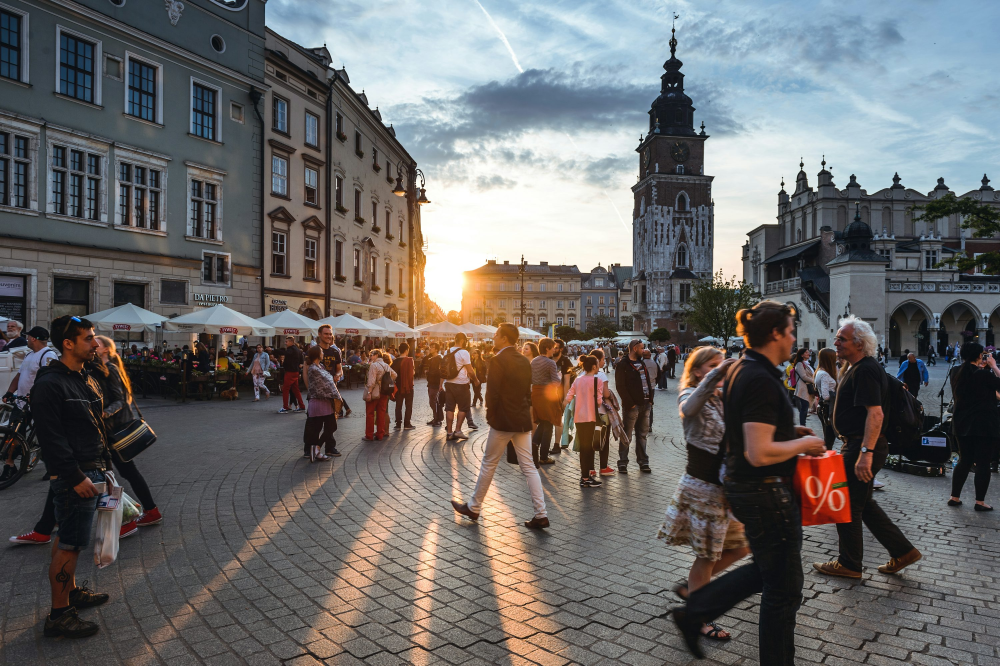
#> input picture computer vision/image_processing_with_OpenCV/data/pedestrians.jpeg, 3000 x 1997 px (shown at 1/3 size)
$ jupyter execute HOG.ipynb   (text cells are left out)
#> lines starting #> are read from the running program, lines starting #| are printed output that depends on the picture; after the words box and inside, x2 and y2 are one past the last pixel; in counts of white or black regions, pixels touching at a corner belong together; pictures that were not available may be replaced by others from this repository, and a replacement may not be noted
[cell 1]
import cv2
import os
import numpy as np
from imutils.object_detection import non_max_suppression

[cell 2]
os.chdir('./data')

[cell 3]
hog = cv2.HOGDescriptor()

hog.setSVMDetector(cv2.HOGDescriptor_getDefaultPeopleDetector())

[cell 4]
img = cv2.imread('pedestrians.jpeg')
#> img is the input picture: shape (1997, 3000, 3); mean B, G, R 104, 104.4, 106.1

img = cv2.resize(img,(780,840))
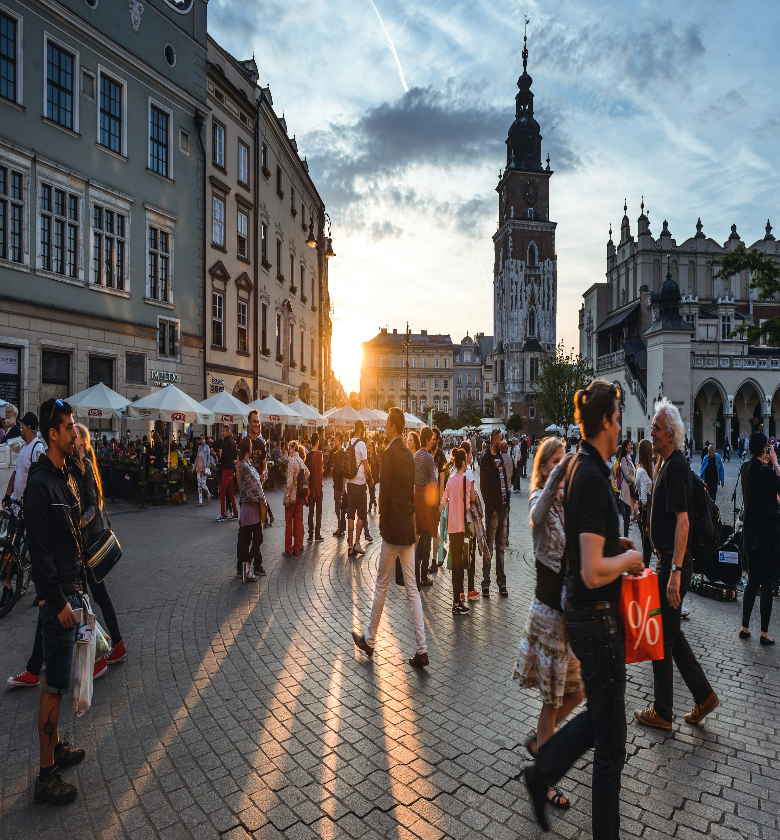
#> img: shape (840, 780, 3); mean B, G, R 103.9, 104.3, 106

(bounding_boxs, weights) = hog.detectMultiScale(img,winStride=(4,4),padding=(8,8),scale=1.05) # img, stride "for kernel" , padding "for kernel", scale "for image pyramid"
#> bounding_boxs = [[191, 405, 69, 138], [518, 408, 71, 142], [316, 414, 81, 162], [210, 445, 79, 158], [259, 428, 74, 147], [670, 345, 81, 161], [55, 492, 95, 191], [538, 420, 98, 196], [177, 351, 100, 200]]; weights = [1.13, 0.884, 0.619, 1.41, 0.382, 0.395, 0.632, 0.698, 0.51]

for (x,y,w,h) in bounding_boxs:
    cv2.rectangle(img,(x,y),(x+w,y+h),(0,0,255),2)
#> this loop made 9 passes
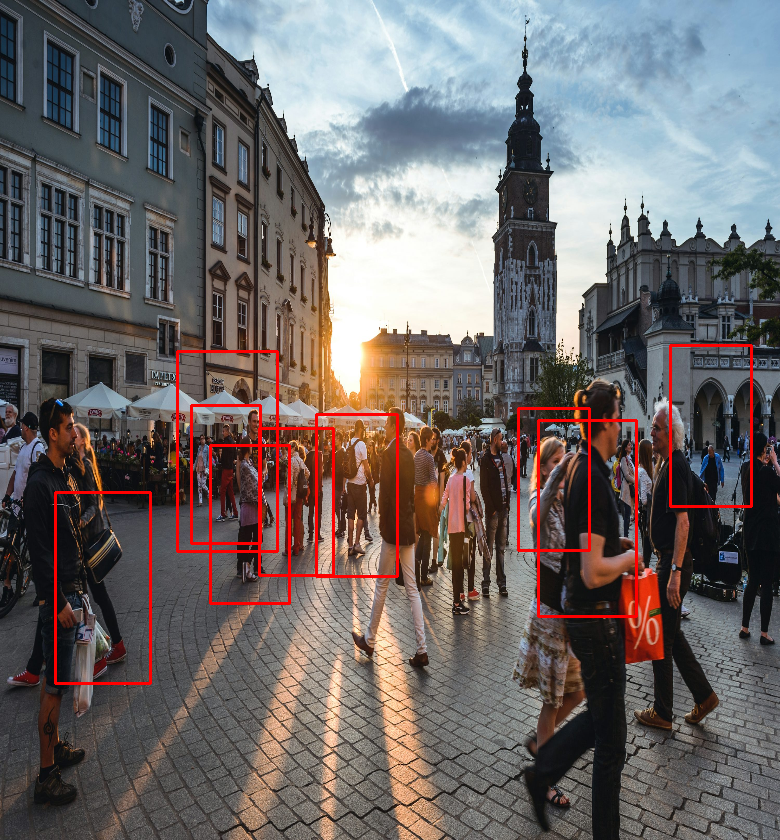
#> img: shape (840, 780, 3); 1.99% of pixels changed, all inside (x1, y1, x2, y2) = (54, 344, 753, 685)


cv2.imshow('img',img)
cv2.waitKey(0)
cv2.destroyAllWindows()

[cell 5]
cap = cv2.VideoCapture('2.avi')
fourcc = cv2.VideoWriter_fourcc(*'XVID')
#> fourcc = 1145656920

while cap.isOpened():
    ret, frame = cap.read()
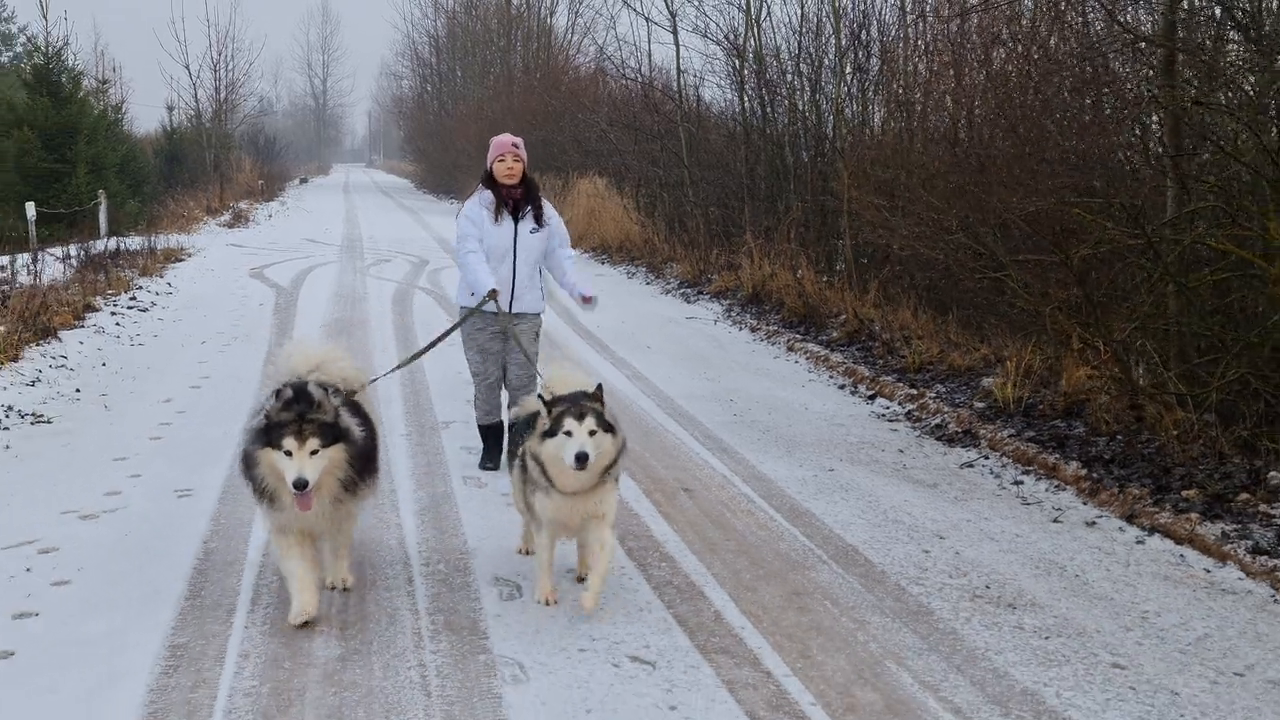
#> input picture frame 25 of computer vision/Projects/Tracking_and_Detection_using_YOLO/test.mp4, 1280 x 720 px, given in place of 2.avi, which was not available
#> frame is the input picture: shape (720, 1280, 3); mean B, G, R 123.8, 119.5, 120

    if not ret:
        break

    frame = cv2.resize(frame, (640, 640))  # Adjust as needed
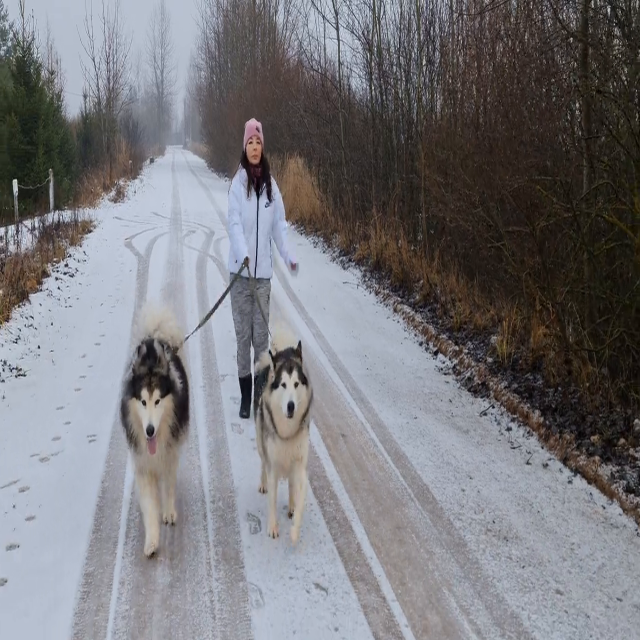
#> frame: shape (640, 640, 3); mean B, G, R 123.7, 119.4, 119.9

    (bounding_boxs, weights) = hog.detectMultiScale(frame,winStride=(4,4),padding=(8,8),scale=1.05)
#> bounding_boxs = [[224, 327, 127, 253], [71, 292, 155, 310]]; weights = [0.672, 0.303]

    # if i draw the rectangle now it will show some week rectangles on each person we should remove them first with non_max_suppression
    # for (x,y,w,h) in bounding_boxs:
    #     cv2.rectangle(frame,(x,y),(x+w,y+h),(0,255,0),2)

    bounding_boxs = np.array([[x,y,x+w,y+h] for (x,y,w,h) in bounding_boxs])
#> bounding_boxs = [[224, 327, 351, 580], [71, 292, 226, 602]]

    selected_box = non_max_suppression(bounding_boxs)
#> selected_box = [[71, 292, 226, 602], [224, 327, 351, 580]]

    for (x,y,w,h) in selected_box:
        cv2.rectangle(frame,(x,y),(w,h),(0,255,0),2)
#> this loop made 2 passes
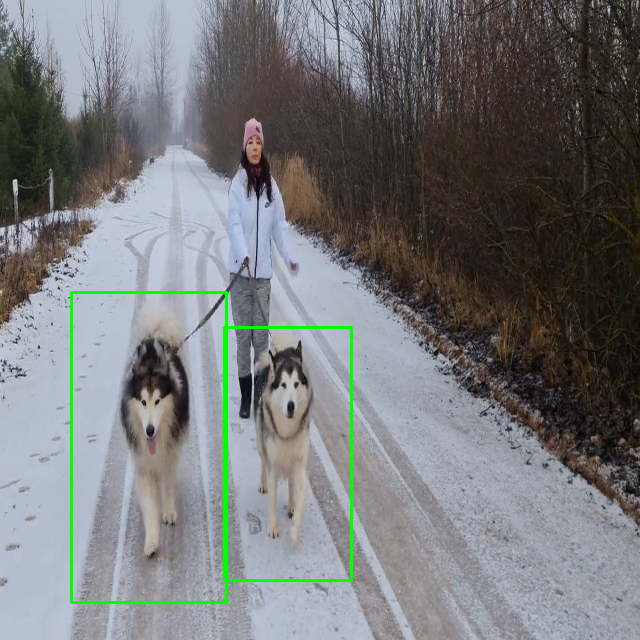
#> frame: shape (640, 640, 3); 1.17% of pixels changed, all inside (x1, y1, x2, y2) = (70, 291, 353, 604)

    cv2.imshow('frame',frame)
    if cv2.waitKey(1) == ord('q'):
#> (key q is pressed here)
        break

cap.release()
cv2.destroyAllWindows()
